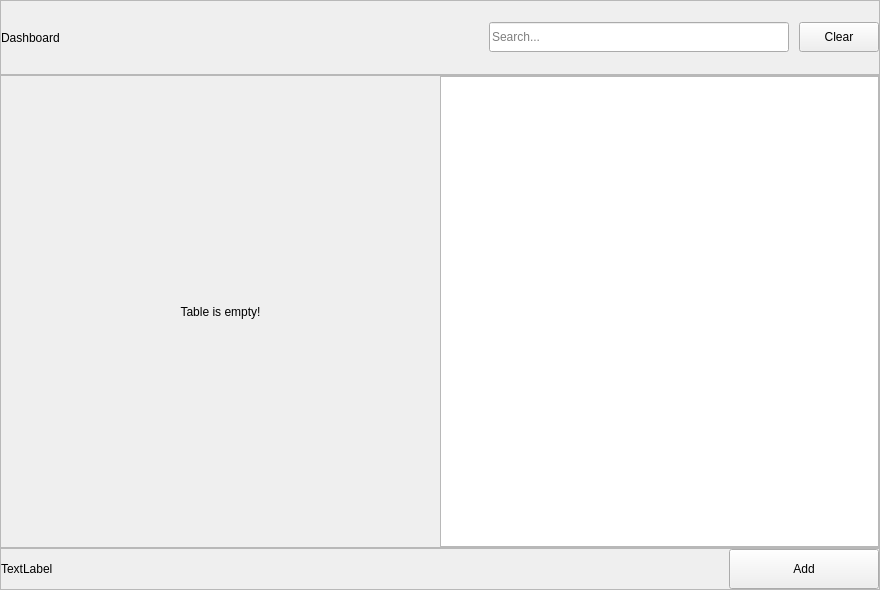
<?xml version="1.0" encoding="UTF-8"?>
<ui version="4.0">
 <class>Form</class>
 <widget class="QWidget" name="Form">
  <property name="geometry">
   <rect>
    <x>0</x>
    <y>0</y>
    <width>880</width>
    <height>590</height>
   </rect>
  </property>
  <property name="windowTitle">
   <string>Form</string>
  </property>
  <layout class="QVBoxLayout" name="verticalLayout">
   <property name="spacing">
    <number>0</number>
   </property>
   <property name="leftMargin">
    <number>0</number>
   </property>
   <property name="topMargin">
    <number>0</number>
   </property>
   <property name="rightMargin">
    <number>0</number>
   </property>
   <property name="bottomMargin">
    <number>0</number>
   </property>
   <item>
    <widget class="QFrame" name="head_frame">
     <property name="minimumSize">
      <size>
       <width>0</width>
       <height>75</height>
      </size>
     </property>
     <property name="maximumSize">
      <size>
       <width>16777215</width>
       <height>75</height>
      </size>
     </property>
     <property name="frameShape">
      <enum>QFrame::StyledPanel</enum>
     </property>
     <property name="frameShadow">
      <enum>QFrame::Raised</enum>
     </property>
     <layout class="QHBoxLayout" name="horizontalLayout_3">
      <property name="spacing">
       <number>10</number>
      </property>
      <property name="leftMargin">
       <number>0</number>
      </property>
      <property name="topMargin">
       <number>0</number>
      </property>
      <property name="rightMargin">
       <number>0</number>
      </property>
      <property name="bottomMargin">
       <number>0</number>
      </property>
      <item>
       <widget class="QLabel" name="title">
        <property name="minimumSize">
         <size>
          <width>200</width>
          <height>0</height>
         </size>
        </property>
        <property name="styleSheet">
         <string notr="true">font: 700 16pt &quot;Segoe UI&quot;;</string>
        </property>
        <property name="text">
         <string>Dashboard</string>
        </property>
       </widget>
      </item>
      <item>
       <spacer name="horizontalSpacer_2">
        <property name="orientation">
         <enum>Qt::Horizontal</enum>
        </property>
        <property name="sizeHint" stdset="0">
         <size>
          <width>168</width>
          <height>20</height>
         </size>
        </property>
       </spacer>
      </item>
      <item>
       <widget class="QLineEdit" name="search">
        <property name="minimumSize">
         <size>
          <width>300</width>
          <height>30</height>
         </size>
        </property>
        <property name="maximumSize">
         <size>
          <width>250</width>
          <height>30</height>
         </size>
        </property>
        <property name="placeholderText">
         <string>Search...</string>
        </property>
       </widget>
      </item>
      <item>
       <widget class="QPushButton" name="clear_btn">
        <property name="minimumSize">
         <size>
          <width>75</width>
          <height>30</height>
         </size>
        </property>
        <property name="styleSheet">
         <string notr="true"/>
        </property>
        <property name="text">
         <string>Clear</string>
        </property>
        <property name="class" stdset="0">
         <string>SecondaryButton</string>
        </property>
       </widget>
      </item>
     </layout>
    </widget>
   </item>
   <item>
    <widget class="QFrame" name="table_frame">
     <property name="frameShape">
      <enum>QFrame::StyledPanel</enum>
     </property>
     <property name="frameShadow">
      <enum>QFrame::Raised</enum>
     </property>
     <layout class="QHBoxLayout" name="horizontalLayout_2">
      <property name="spacing">
       <number>0</number>
      </property>
      <property name="leftMargin">
       <number>0</number>
      </property>
      <property name="topMargin">
       <number>0</number>
      </property>
      <property name="rightMargin">
       <number>0</number>
      </property>
      <property name="bottomMargin">
       <number>0</number>
      </property>
      <item>
       <widget class="QLabel" name="empty">
        <property name="sizePolicy">
         <sizepolicy hsizetype="Expanding" vsizetype="Expanding">
          <horstretch>0</horstretch>
          <verstretch>0</verstretch>
         </sizepolicy>
        </property>
        <property name="styleSheet">
         <string notr="true">font: 700 12pt &quot;Segoe UI&quot;;</string>
        </property>
        <property name="text">
         <string>Table is empty!</string>
        </property>
        <property name="alignment">
         <set>Qt::AlignCenter</set>
        </property>
       </widget>
      </item>
      <item>
       <widget class="QTableWidget" name="table">
        <property name="editTriggers">
         <set>QAbstractItemView::NoEditTriggers</set>
        </property>
        <property name="dragEnabled">
         <bool>true</bool>
        </property>
        <attribute name="horizontalHeaderCascadingSectionResizes">
         <bool>false</bool>
        </attribute>
        <attribute name="horizontalHeaderStretchLastSection">
         <bool>true</bool>
        </attribute>
        <attribute name="verticalHeaderVisible">
         <bool>false</bool>
        </attribute>
        <attribute name="verticalHeaderDefaultSectionSize">
         <number>40</number>
        </attribute>
       </widget>
      </item>
     </layout>
    </widget>
   </item>
   <item>
    <widget class="QFrame" name="control_frame">
     <property name="maximumSize">
      <size>
       <width>16777215</width>
       <height>70</height>
      </size>
     </property>
     <property name="frameShape">
      <enum>QFrame::StyledPanel</enum>
     </property>
     <property name="frameShadow">
      <enum>QFrame::Raised</enum>
     </property>
     <layout class="QHBoxLayout" name="horizontalLayout">
      <property name="spacing">
       <number>6</number>
      </property>
      <property name="leftMargin">
       <number>0</number>
      </property>
      <property name="topMargin">
       <number>0</number>
      </property>
      <property name="rightMargin">
       <number>0</number>
      </property>
      <property name="bottomMargin">
       <number>0</number>
      </property>
      <item>
       <widget class="QLabel" name="error">
        <property name="minimumSize">
         <size>
          <width>500</width>
          <height>0</height>
         </size>
        </property>
        <property name="styleSheet">
         <string notr="true">font: 700 8pt &quot;Segoe UI&quot;;</string>
        </property>
        <property name="text">
         <string>TextLabel</string>
        </property>
       </widget>
      </item>
      <item>
       <spacer name="horizontalSpacer">
        <property name="orientation">
         <enum>Qt::Horizontal</enum>
        </property>
        <property name="sizeHint" stdset="0">
         <size>
          <width>213</width>
          <height>20</height>
         </size>
        </property>
       </spacer>
      </item>
      <item>
       <widget class="QPushButton" name="add_btn">
        <property name="minimumSize">
         <size>
          <width>150</width>
          <height>40</height>
         </size>
        </property>
        <property name="text">
         <string>Add</string>
        </property>
       </widget>
      </item>
     </layout>
    </widget>
   </item>
  </layout>
 </widget>
 <resources/>
 <connections/>
</ui>
